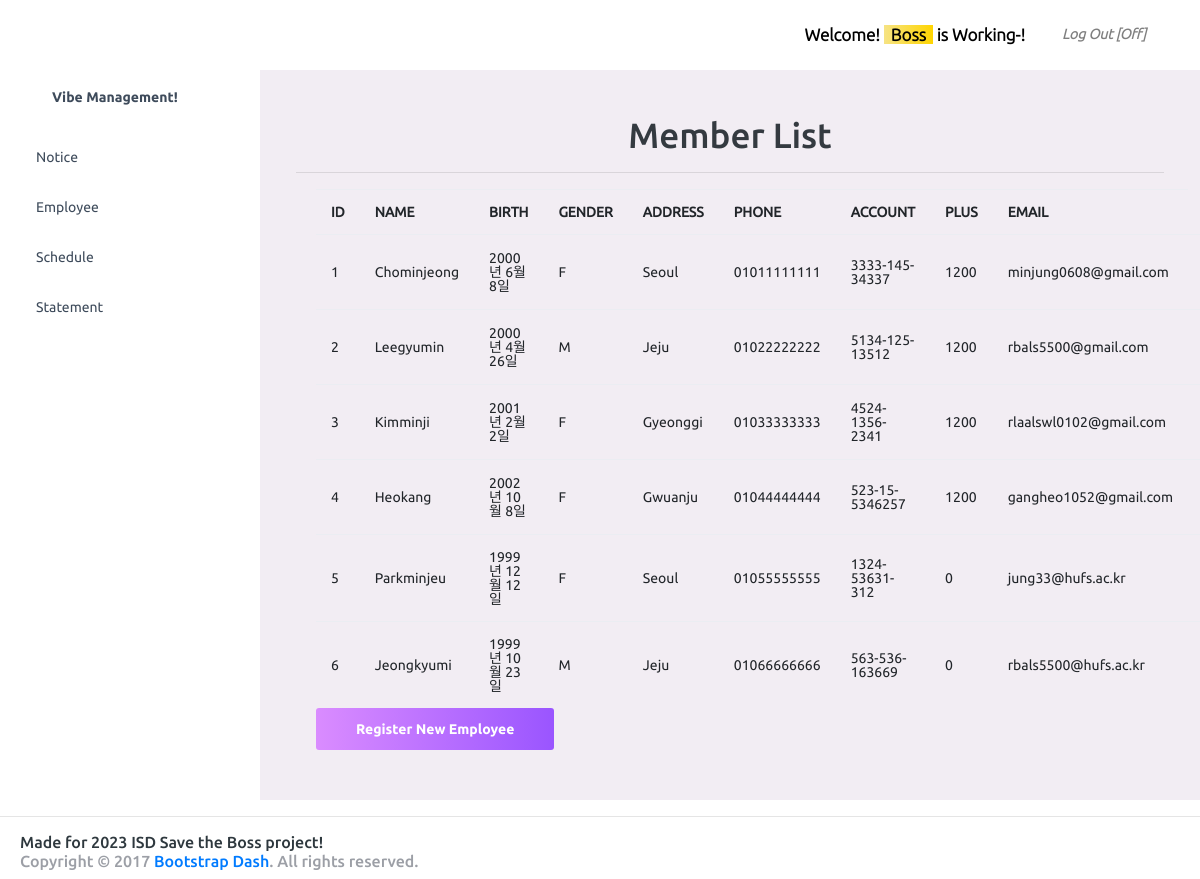
Page /mgmt/employee_list/ (signed in) on the committed database.
### management/models.py (models this page shows, shortened)
class Employee(models.Model):
    emp_id = models.AutoField(primary_key=True)
    emp_name = models.CharField(max_length=20)
    emp_birth = models.DateField()
    emp_gender = models.CharField(max_length=1)
    emp_address = models.CharField(max_length=45)
    emp_phone = models.CharField(max_length=45)
    emp_account = models.CharField(max_length=45)
    emp_email = models.EmailField()  # email
    emp_plus = models.IntegerField(default=0)

### management/views.py (the view)
# urls.py: path('employee_list/', views.employee_list, name='list_employees'),
@login_required
def employee_list(request):
    user = request.user
    if user.username == 'boss':
        employees = Employee.objects.all()
        return render(request, 'employee/employee_list.html', {'employees': employees})
    else:
        email = user.email
        employees = Employee.objects.filter(emp_email=email)
        return render(request, 'employee/profile.html', {'employees': employees})

### templates/employee/employee_list.html
{% extends "index/base.html" %}
{% block content %}
    <body>
    <h1>
        <center>Member List</center>
    </h1><hr>
    <div class="container">
        <table class="table table-striped">
            <tr>
                <th>ID</th>
                <th>NAME</th>
                <th>BIRTH</th>
                <th>GENDER</th>
                <th>ADDRESS</th>
                <th>PHONE</th>
                <th>ACCOUNT</th>
                <th>PLUS</th>
                <th>EMAIL</th>
            </tr>
            <tr>
                {% for employee in employees %}
                    <td> {{ employee.emp_id }} </td>
                    <td> {{ employee.emp_name }} </td>
                    <td> {{ employee.emp_birth }} </td>
                    <td> {{ employee.emp_gender }} </td>
                    <td> {{ employee.emp_address }} </td>
                    <td> {{ employee.emp_phone }} </td>
                    <td> {{ employee.emp_account }} </td>
                    <td> {{ employee.emp_plus }} </td>
                    <td> {{ employee.emp_email }} </td>
                    <td><a class="btn btn-info" href="{% url 'update_employee' employee.emp_id %}">Update </a></td>
                    </tr>
                {% endfor %}
        </table>
        {% if user.username == 'boss' %}
            <a class="btn btn-gradient-primary pull-right" href="{% url 'create_employee' %}">Register New Employee</a>
        {% endif %}
        <link rel="stylesheet" href="css/style.css">
    </div>
    </body>
{% endblock %}

### templates/index/base.html (shortened to what this page needs)
{% load socialaccount %}
{% load static %}
<html>
<head>
    <link rel="stylesheet" href="/static/vendors/css/vendor.bundle.base.css">
    <link rel="stylesheet" href="/static/css/style.css">
</head>
<body>
<div class="container-scroller">
    <nav class="navbar default-layout-navbar col-lg-12 col-12 p-0 fixed-top d-flex flex-row">
        <div class="text-center navbar-brand-wrapper d-flex align-items-center justify-content-center">
        </div>
        <div class="navbar-menu-wrapper d-flex align-items-stretch">
            <ul class="navbar-nav navbar-nav-right ">
                <li class="nav-item nav-profile ">
                    <div class="nav-profile-text" style="font-size: 17px; font-weight: bold; padding-right: 2rem;">
                        <span class="mb-5 text-black"> Welcome! <span
                                class="bg-gradient-warning" style="padding-right: 7px;padding-left: 7px;"> {{ user.first_name }}</span> is Working-! </span>
                    </div>
                </li>
                <li class="nav-item nav-logout d-none d-lg-block">
                    {% if user.is_authenticated %}
                        <a href="{% url 'logout' %}" style="padding: 5px; font-weight: bold;">
                            <i class="mdi mdi-power text-black-50"> Log Out [Off] </i>
                        </a>
                    {% endif %}
                </li>
                <li class="nav-item nav-settings d-none d-lg-block">
                </li>
            </ul>
        </div>
    </nav>
    <div class="container-fluid page-body-wrapper ">
        <nav class="sidebar sidebar-offcanvas" style="width: 275px !important;"  id="sidebar">
            <ul class="nav position-fixed" style="width: 265px !important;" >
                <li class="nav-item nav-profile"  style="padding-right: 0px !important;">
                    <a href="#" class="nav-link">
                        <div class="nav-profile-text d-flex flex-column">
                            <span class="font-weight-bold mb-2"> Vibe Management! </span>
                        </div>
                    </a>
                </li>
                <li class="nav-item">
                    <a class="nav-link" href="{% url 'notice_list' %}">
                        <span class="menu-title">Notice</span>
                    </a>
                </li>
                <li class="nav-item">
                     {% if user.username == 'boss' %}
                        <a class="nav-link" href="{% url 'list_employees' %}">
                            <span class="menu-title">Employee</span>
                        </a>
                    {% endif %}
                </li>
                <li class="nav-item" style="width: 257px !important; padding-right: 16px !important;">
                    <a class="nav-link" data-toggle="collapse" href="#general-pages" aria-expanded="false"
                       aria-controls="general-pages">
                        <span class="menu-title"> Schedule </span>
                    </a>
                </li>
                <li class="nav-item" style="width: 257px !important; padding-right: 16px !important;">
                    <a class="nav-link" data-toggle="collapse" href="#general-pages2" aria-expanded="false"
                       aria-controls="general-pages">
                        <span class="menu-title"> Statement </span>
                    </a>
                </li>
            </ul>
        </nav>
        <div class="main-panel">
            <div class="content-wrapper">
                {% block content %}
                {% endblock %}
            </div>
        </div>
    </div>
</div>
<hr>
{% block footer %}
    {% include 'index/info.html' %}
{% endblock %}
</body>
</html>

### rows in the picture
Employee: emp_id "1", emp_name "Chominjeong", emp_birth "2000년 6월 8일", emp_gender "F", emp_address "Seoul", emp_phone "01011111111", emp_account "3333-145-34337", emp_plus "1200", emp_email "minjung0608@gmail.com"
Employee: emp_id "2", emp_name "Leegyumin", emp_birth "2000년 4월 26일", emp_gender "M", emp_address "Jeju", emp_phone "01022222222", emp_account "5134-125-13512", emp_plus "1200", emp_email "rbals5500@gmail.com"
Employee: emp_id "3", emp_name "Kimminji", emp_birth "2001년 2월 2일", emp_gender "F", emp_address "Gyeonggi", emp_phone "01033333333", emp_account "4524-1356-2341", emp_plus "1200", emp_email "rlaalswl0102@gmail.com"
Employee: emp_id "4", emp_name "Heokang", emp_birth "2002년 10월 8일", emp_gender "F", emp_address "Gwuanju", emp_phone "01044444444", emp_account "523-15-5346257", emp_plus "1200", emp_email "gangheo1052@gmail.com"
Employee: emp_id "5", emp_name "Parkminjeu", emp_birth "1999년 12월 12일", emp_gender "F", emp_address "Seoul", emp_phone "01055555555", emp_account "1324-53631-312", emp_plus "0", emp_email "jung33@hufs.ac.kr"
Employee: emp_id "6", emp_name "Jeongkyumi", emp_birth "1999년 10월 23일", emp_gender "M", emp_address "Jeju", emp_phone "01066666666", emp_account "563-536-163669", emp_plus "0", emp_email "rbals5500@hufs.ac.kr"

### other values in the picture
{{ user.first_name }} "Boss"
